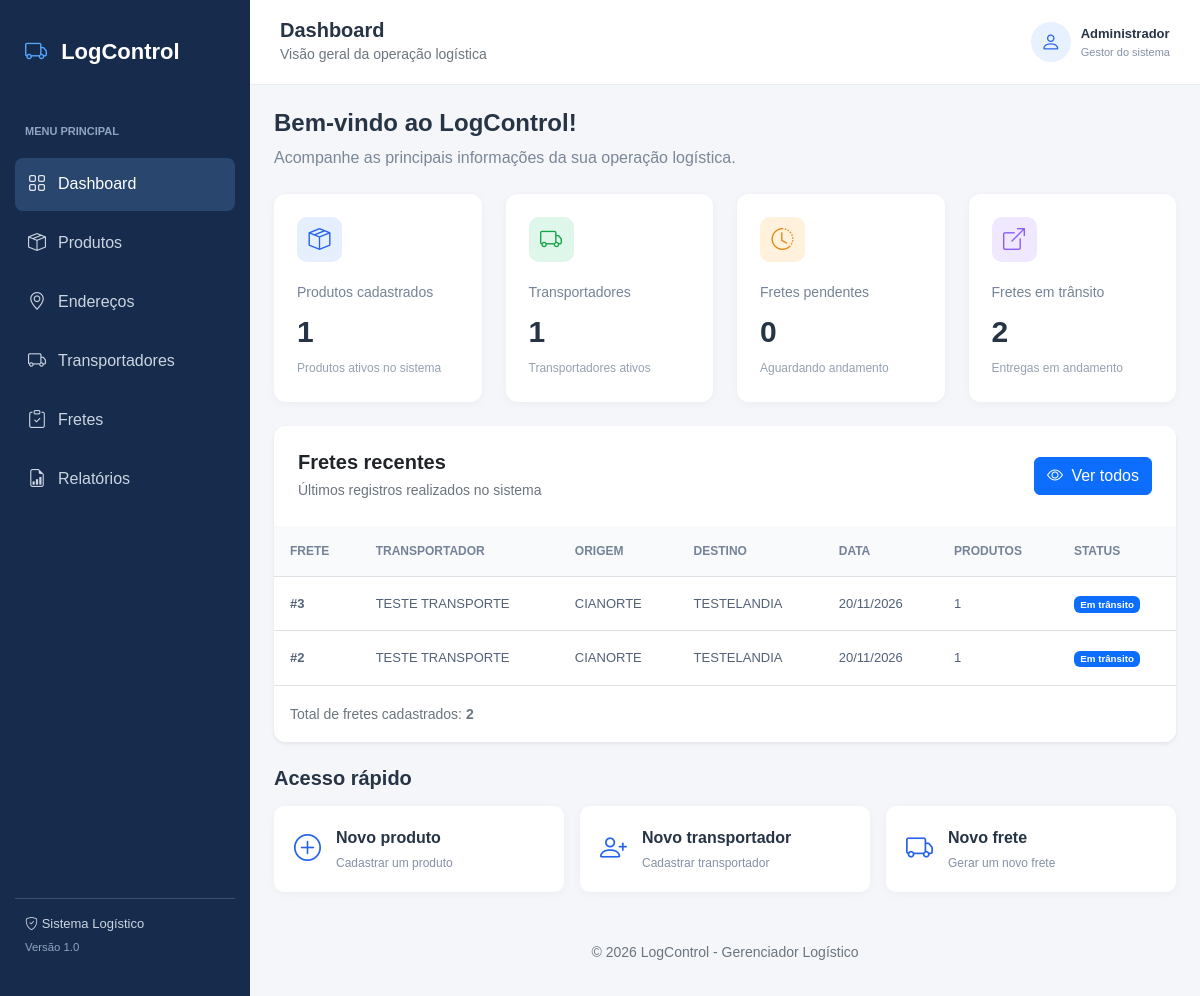
The page / on the database its author committed.
### tables this page shows
CREATE TABLE `fretes` (
  `id` int(11) NOT NULL,
  `transportador_id` int(11) NOT NULL,
  `origem_id` int(11) NOT NULL,
  `destino_id` int(11) NOT NULL,
  `data_frete` date NOT NULL,
  `previsao_entrega` date DEFAULT NULL,
  `status` enum('Pendente','Em trânsito','Entregue','Cancelado') DEFAULT 'Pendente',
  `observacoes` text DEFAULT NULL,
  `criado_em` timestamp NULL DEFAULT current_timestamp()
);

CREATE TABLE `transportadores` (
  `id` int(11) NOT NULL,
  `nome` varchar(150) NOT NULL,
  `tipo` enum('PF','PJ') DEFAULT 'PF',
  `documento` varchar(20) DEFAULT NULL,
  `telefone` varchar(20) DEFAULT NULL,
  `email` varchar(150) DEFAULT NULL,
  `tipo_veiculo` varchar(100) DEFAULT NULL,
  `placa` varchar(10) DEFAULT NULL,
  `capacidade_kg` decimal(10,2) DEFAULT NULL,
  `ativo` tinyint(1) DEFAULT 1,
  `criado_em` timestamp NULL DEFAULT current_timestamp()
);

CREATE TABLE `enderecos` (
  `id` int(11) NOT NULL,
  `identificacao` varchar(100) NOT NULL,
  `destinatario` varchar(150) DEFAULT NULL,
  `cep` varchar(9) DEFAULT NULL,
  `rua` varchar(150) NOT NULL,
  `numero` varchar(20) DEFAULT NULL,
  `complemento` varchar(100) DEFAULT NULL,
  `bairro` varchar(100) DEFAULT NULL,
  `cidade` varchar(100) NOT NULL,
  `estado` char(2) NOT NULL,
  `referencia` varchar(255) DEFAULT NULL,
  `criado_em` timestamp NULL DEFAULT current_timestamp()
);

### index.php (the view, shortened to what this page needs)
<?php
require_once __DIR__ . '/config/database.php';
function escapar($valor) {
    return htmlspecialchars((string)$valor, ENT_QUOTES, 'UTF-8');
}
$totalProdutos = (int) $pdo->query(
    "SELECT COUNT(*) FROM produtos WHERE ativo = 1"
)->fetchColumn();
$totalTransportadores = (int) $pdo->query(
    "SELECT COUNT(*) FROM transportadores WHERE ativo = 1"
)->fetchColumn();
$totalPendentes = (int) $pdo->query(
    "SELECT COUNT(*) FROM fretes WHERE status = 'Pendente'"
)->fetchColumn();
$totalTransito = (int) $pdo->query(
    "SELECT COUNT(*) FROM fretes WHERE status = 'Em trânsito'"
)->fetchColumn();
$totalFretes = (int) $pdo->query(
    "SELECT COUNT(*) FROM fretes"
)->fetchColumn();
$sql = "
    SELECT
        f.id,
        f.data_frete,
        f.status,
        t.nome AS transportador,
        eo.cidade AS cidade_origem,
        ed.cidade AS cidade_destino,
        COUNT(fp.id) AS total_itens
    FROM fretes f
    INNER JOIN transportadores t
        ON t.id = f.transportador_id
    INNER JOIN enderecos eo
        ON eo.id = f.origem_id
    INNER JOIN enderecos ed
        ON ed.id = f.destino_id
    LEFT JOIN frete_produtos fp
        ON fp.frete_id = f.id
    GROUP BY
        f.id,
        f.data_frete,
        f.status,
        t.nome,
        eo.cidade,
        ed.cidade
    ORDER BY f.id DESC
    LIMIT 5
";
$fretes = $pdo->query($sql)->fetchAll();
function classeStatus($status) {
    switch ($status) {
        case 'Em trânsito':
            return 'primary';
    }
}
?>
<!DOCTYPE html>
<html lang="pt-br">
<head>
    <link href="https://cdn.jsdelivr.net/npm/bootstrap@5.3.3/dist/css/bootstrap.min.css" rel="stylesheet">
    <link href="https://cdn.jsdelivr.net/npm/bootstrap-icons@1.11.3/font/bootstrap-icons.min.css" rel="stylesheet">
    <link rel="stylesheet" href="assets/css/style.css">
</head>
<body>
<div class="d-flex">
    <aside class="sidebar" id="sidebar">
        <div class="brand">
            <i class="bi bi-truck"></i>
            <span>LogControl</span>
        </div>
        <small class="menu-title">MENU PRINCIPAL</small>
        <a href="index.php" class="menu-link active">
            <i class="bi bi-grid"></i>
            Dashboard
        </a>
        <a href="produtos/index.php" class="menu-link">
            <i class="bi bi-box-seam"></i>
            Produtos
        </a>
        <a href="enderecos/index.php" class="menu-link">
            <i class="bi bi-geo-alt"></i>
            Endereços
        </a>
        <a href="transportadores/index.php" class="menu-link">
            <i class="bi bi-truck"></i>
            Transportadores
        </a>
        <a href="fretes/index.php" class="menu-link">
            <i class="bi bi-clipboard-check"></i>
            Fretes
        </a>
        <a href="relatorios/fretes.php" class="menu-link">
            <i class="bi bi-file-earmark-bar-graph"></i>
            Relatórios
        </a>
        <div class="sidebar-footer">
            <i class="bi bi-shield-check"></i>
            Sistema Logístico
            <small>Versão 1.0</small>
        </div>
    </aside>
    <main class="main-content flex-grow-1">
        <nav class="topbar d-flex justify-content-between align-items-center">
            <div class="d-flex align-items-center gap-3">
                <div>
                    <h5 class="mb-0 fw-bold">Dashboard</h5>
                    <small class="text-secondary">
                        Visão geral da operação logística
                    </small>
                </div>
            </div>
            <div class="user-info">
                <div class="user-avatar">
                    <i class="bi bi-person"></i>
                </div>
                <div class="d-none d-sm-block">
                    <strong>Administrador</strong>
                    <small>Gestor do sistema</small>
                </div>
            </div>
        </nav>
        <div class="container-fluid p-4">
            <div class="welcome-area mb-4">
                <h4>Bem-vindo ao LogControl!</h4>
                <p>
                    Acompanhe as principais informações
                    da sua operação logística.
                </p>
            </div>
            <div class="row g-4 mb-4">
                <div class="col-12 col-sm-6 col-xl-3">
                    <div class="stat-card">
                        <div class="stat-icon blue">
                            <i class="bi bi-box-seam"></i>
                        </div>
                        <span>Produtos cadastrados</span>
                        <h3><?= $totalProdutos ?></h3>
                        <small>Produtos ativos no sistema</small>
                    </div>
                </div>
                <div class="col-12 col-sm-6 col-xl-3">
                    <div class="stat-card">
                        <div class="stat-icon green">
                            <i class="bi bi-truck"></i>
                        </div>
                        <span>Transportadores</span>
                        <h3><?= $totalTransportadores ?></h3>
                        <small>Transportadores ativos</small>
                    </div>
                </div>
                <div class="col-12 col-sm-6 col-xl-3">
                    <div class="stat-card">
                        <div class="stat-icon orange">
                            <i class="bi bi-clock-history"></i>
                        </div>
                        <span>Fretes pendentes</span>
                        <h3><?= $totalPendentes ?></h3>
                        <small>Aguardando andamento</small>
                    </div>
                </div>
                <div class="col-12 col-sm-6 col-xl-3">
                    <div class="stat-card">
                        <div class="stat-icon purple">
                            <i class="bi bi-box-arrow-up-right"></i>
                        </div>
                        <span>Fretes em trânsito</span>
                        <h3><?= $totalTransito ?></h3>
                        <small>Entregas em andamento</small>
                    </div>
                </div>
            </div>
            <div class="card dashboard-table border-0 shadow-sm">
                <div class="card-header bg-white border-0 p-4">
                    <div class="d-flex justify-content-between align-items-center flex-wrap gap-3">
                        <div>
                            <h5 class="fw-bold mb-1">Fretes recentes</h5>
                            <small class="text-secondary">
                                Últimos registros realizados no sistema
                            </small>
                        </div>
                        <a href="fretes/index.php" class="btn btn-primary">
                            <i class="bi bi-eye me-1"></i>
                            Ver todos
                        </a>
                    </div>
                </div>
                <div class="table-responsive">
                    <table class="table align-middle mb-0">
                        <thead>
                            <tr>
                                <th>Frete</th>
                                <th>Transportador</th>
                                <th>Origem</th>
                                <th>Destino</th>
                                <th>Data</th>
                                <th>Produtos</th>
                                <th>Status</th>
                            </tr>
                        </thead>
                        <tbody>
                        <?php if (count($fretes) > 0): ?>
                            <?php foreach ($fretes as $frete): ?>
                                <tr>
                                    <td>
                                        <strong>
                                            #<?= escapar($frete['id']) ?>
                                        </strong>
                                    </td>
                                    <td>
                                        <?= escapar($frete['transportador']) ?>
                                    </td>
                                    <td>
                                        <?= escapar($frete['cidade_origem']) ?>
                                    </td>
                                    <td>
                                        <?= escapar($frete['cidade_destino']) ?>
                                    </td>
                                    <td>
                                        <?= date(
                                            'd/m/Y',
                                            strtotime($frete['data_frete'])
                                        ) ?>
                                    </td>
                                    <td>
                                        <?= (int)$frete['total_itens'] ?>
                                    </td>
                                    <td>
                                        <span class="badge text-bg-<?= classeStatus($frete['status']) ?>">
                                            <?= escapar($frete['status']) ?>
                                        </span>
                                    </td>
                                </tr>
                            <?php endforeach; ?>
                        <?php endif; ?>
                        </tbody>
                    </table>
                </div>
                <div class="card-footer bg-white border-0 p-3">
                    <small class="text-secondary">
                        Total de fretes cadastrados:
                        <strong><?= $totalFretes ?></strong>
                    </small>
                </div>
            </div>
            <div class="mt-4">
                <h5 class="fw-bold mb-3">Acesso rápido</h5>
                <div class="row g-3">
                    <div class="col-12 col-md-4">
                   <a href="produtos/criar.php"
                     class="quick-link">
                            <i class="bi bi-plus-circle"></i>
                            <div>
                                <strong>Novo produto</strong>
                                <small>Cadastrar um produto</small>
                            </div>
                        </a>
                    </div>
                    <div class="col-12 col-md-4">
                        <a href="transportadores/criar.php"
                          class="quick-link">
                            <i class="bi bi-person-plus"></i>
                            <div>
                                <strong>Novo transportador</strong>
                                <small>Cadastrar transportador</small>
                            </div>
                        </a>
                    </div>
                    <div class="col-12 col-md-4">
                        <a href="fretes/criar.php"
                          class="quick-link">
                            <i class="bi bi-truck"></i>
                            <div>
                                <strong>Novo frete</strong>
                                <small>Gerar um novo frete</small>
                            </div>
                        </a>
                    </div>
                </div>
            </div>
            <footer class="text-center text-secondary mt-5 mb-2">
                <small>
                    © <?= date('Y') ?> LogControl -
                    Gerenciador Logístico
                </small>
            </footer>
        </div>
    </main>
</div>
</body>
</html>

### assets/css/style.css (style rules this page uses)
* { margin: 0; padding: 0; box-sizing: border-box; }
body { background: #f4f6fa; font-family: Arial, Helvetica, sans-serif; color: #263445; }
.sidebar { width: 250px; min-height: 100vh; background: #172b4d; color: white; padding: 25px 15px; display: flex; flex-direction: column; flex-shrink: 0; }
.brand { font-size: 22px; font-weight: bold; padding: 10px; margin-bottom: 35px; }
.brand i { color: #55a6ff; margin-right: 8px; }
.menu-title { color: #91a4c1; font-size: 11px; font-weight: bold; padding: 10px; margin-bottom: 8px; }
.menu-link { display: flex; align-items: center; gap: 12px; padding: 13px; margin-bottom: 6px; color: #cbd5e1; text-decoration: none; border-radius: 8px; transition: .2s; }
.menu-link:hover, .menu-link.active { background: #29466f; color: white; }
.menu-link i { font-size: 18px; }
.sidebar-footer { margin-top: auto; padding: 15px 10px; color: #cbd5e1; font-size: 13px; border-top: 1px solid #385071; }
.sidebar-footer small { display: block; color: #91a4c1; margin-top: 5px; }
.main-content { min-width: 0; }
.topbar { background: white; padding: 18px 30px; border-bottom: 1px solid #e8edf3; }
.user-info { display: flex; align-items: center; gap: 10px; }
.user-info strong, .user-info small { display: block; }
.user-info strong { font-size: 13px; }
.user-info small { font-size: 11px; color: #8391a5; }
.user-avatar { background: #e8f1ff; color: #2563eb; width: 40px; height: 40px; border-radius: 50%; display: flex; align-items: center; justify-content: center; font-size: 20px; }
.welcome-area h4 { font-weight: bold; }
.welcome-area p { color: #7b8797; margin-bottom: 0; }
.stat-card { background: white; padding: 23px; border-radius: 12px; box-shadow: 0 2px 10px rgba(0,0,0,.04); height: 100%; }
.stat-card span { color: #758397; font-size: 14px; }
.stat-card h3 { font-size: 30px; font-weight: bold; margin: 10px 0 5px; }
.stat-card small { color: #96a1b0; font-size: 12px; }
.stat-icon { width: 45px; height: 45px; border-radius: 10px; display: flex; align-items: center; justify-content: center; font-size: 22px; margin-bottom: 18px; }
.blue { background: #e5efff; color: #2563eb; }
.green { background: #dff7eb; color: #16a34a; }
.orange { background: #fff1dc; color: #e58a16; }
.purple { background: #f0e8ff; color: #8b5cf6; }
.dashboard-table { border-radius: 12px; overflow: hidden; }
.table thead th { background: #f8fafc; color: #758397; font-size: 12px; text-transform: uppercase; padding: 16px; white-space: nowrap; }
.table tbody td { padding: 17px 16px; font-size: 13px; color: #526176; white-space: nowrap; }
.quick-link { display: flex; align-items: center; gap: 15px; background: white; padding: 20px; border-radius: 10px; text-decoration: none; color: #263445; box-shadow: 0 2px 10px rgba(0,0,0,.04); transition: .2s; }
.quick-link > i { font-size: 27px; color: #2563eb; }
.quick-link strong, .quick-link small { display: block; }
.quick-link small { color: #8391a5; margin-top: 4px; font-size: 12px; }

### rows shown on the page
fretes: id "3", transportador.nome "TESTE TRANSPORTE", origem.cidade "CIANORTE", destino.cidade "TESTELANDIA", data_frete "20/11/2026", total_itens "1", status "Em trânsito"
fretes: id "2", transportador.nome "TESTE TRANSPORTE", origem.cidade "CIANORTE", destino.cidade "TESTELANDIA", data_frete "20/11/2026", total_itens "1", status "Em trânsito"

### other values the page prints
$totalProdutos "1"
$totalTransportadores "1"
$totalPendentes "0"
$totalTransito "2"
$totalFretes "2"
